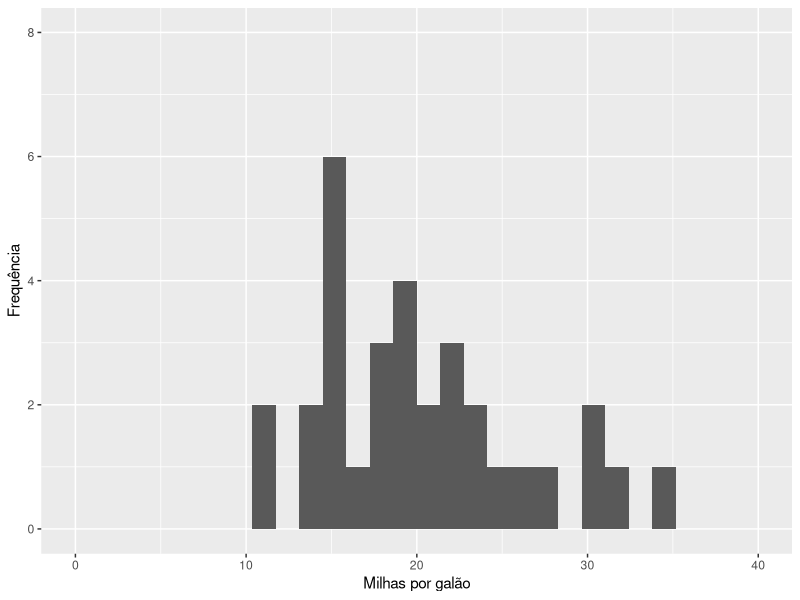

Reproduce this figure in R.
library(ggplot2)

# ggplot(data = mtcars, aes(x = disp, y = mpg, colour = cyl, size = wt)) + 
#   geom_boxplot()

# ggplot(mtcars, aes(x = as.factor(cyl), y = mpg)) + 
#   geom_boxplot()

# ggplot(mtcars, aes(x = mpg)) + 
#   geom_histogram()

# ggplot(mtcars, aes(x = as.factor(cyl))) + 
#   geom_bar()

# ggplot(mtcars, aes(x = as.factor(cyl), y = mpg, colour = as.factor(cyl))) + 
#   geom_boxplot()

# ggplot(mtcars, aes(x = as.factor(cyl), y = mpg, fill = as.factor(cyl))) + geom_boxplot()
# 
# ggplot(mtcars, aes(x = as.factor(cyl), y = mpg)) + 
#   geom_boxplot(color = "red", fill = "pink")
# 
# ggplot(mtcars, aes(x = mpg)) + 
#   geom_histogram() +
#   xlab("Milhas por galão") +
#   ylab("Frequência")

ggplot(mtcars, aes(x = mpg)) + 
  geom_histogram() +
  xlab("Milhas por galão") +
  ylab("Frequência") +
  xlim(c(0, 40)) +
  ylim(c(0,8))